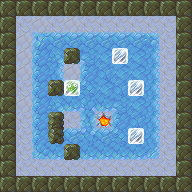

A level layout from a 2D game, rendered from its tile map. Below: a short description, then the map file with tile-grid data replaced by summaries:
An orthogonal 12x12 tile map with 16x16 px tiles, 4 tile layers (Bottom, Floor, FloorTop, Blocks), 5 tilesets.

<map version="1.0" orientation="orthogonal" width="12" height="12" tilewidth="16" tileheight="16">
 <tileset firstgid="1" name="ground" tilewidth="16" tileheight="16">
  <image source="assets/tileset-ground.png" width="48" height="16" />
 </tileset>
 <tileset firstgid="4" name="misc" tilewidth="16" tileheight="16">
  <image source="assets/tileset-misc.png" width="64" height="16" />
  <tile id="3">
   <properties>
    <property name="goal" value="true" />
   </properties>
  </tile>
 </tileset>
 <tileset firstgid="8" name="pushblocks" tilewidth="16" tileheight="16">
  <image source="assets/tileset-pushblocks.png" width="48" height="16" />
  <tile id="1">
   <properties>
    <property name="goal" value="true" />
    <property name="sprite" value="assets/frozen.sprite" />
   </properties>
  </tile>
 </tileset>
 <tileset firstgid="11" name="rocks" tilewidth="16" tileheight="16">
  <properties>
   <property name="collision" value="true" />
  </properties>
  <image source="assets/tileset-rocks.png" width="256" height="48" />
 </tileset>
 <tileset firstgid="59" name="slippery" tilewidth="16" tileheight="16">
  <properties>
   <property name="slippery_block" value="true" />
   <property name="slippery_player" value="true" />
  </properties>
  <image source="assets/tileset-slippery.png" width="256" height="48" />
 </tileset>
 <layer name="Bottom" width="12" height="12">
  <data>[144 cells, 144 non-empty, 2 distinct tile ids]</data>
 </layer>
 <layer name="Floor" width="12" height="12">
  <properties>
   <property name="player_offset_y" value="-1" />
   <property name="player_sprite" value="assets/dino.sprite" />
  </properties>
  <data>[144 cells, 62 non-empty, 19 distinct tile ids]</data>
 </layer>
 <layer name="FloorTop" width="12" height="12">
  <data>[144 cells, 49 non-empty, 4 distinct tile ids]</data>
 </layer>
 <layer name="Blocks" width="12" height="12">
  <data>[144 cells, 4 non-empty, 2 distinct tile ids]</data>
 </layer>
</map>
